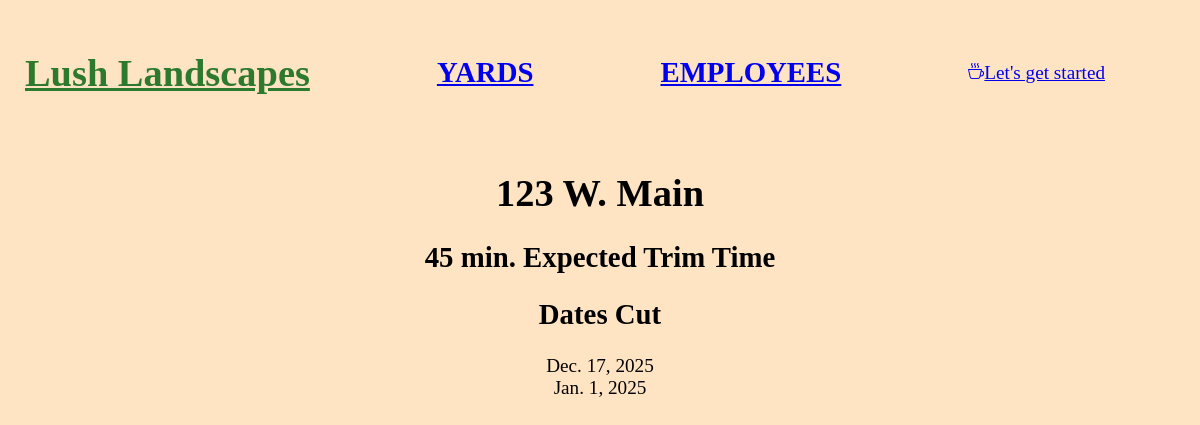
Screenshot of /yard/1/ with the database file from the repository.
### tracker/models.py (models this page shows, shortened)
class Yard(models.Model):
    address = models.CharField(max_length=150)
    time = models.IntegerField(default=60)

class WorkDay(models.Model):
    date = models.DateField(primary_key=True)
    staff = models.ManyToManyField(Employee, related_name='work_day')
    yards_cut = models.ManyToManyField(Yard, related_name='work_day')

### tracker/views.py (the view)
# urls.py: path('yard/<int:pk>/', views.yard_detail, name='yard_detail'),
def yard_detail(request, pk):
    yard = get_object_or_404(Yard, pk=pk)
    workdays = yard.work_day.order_by('-date')
    return render(request, 'tracker/yard_detail.html', {'yard': yard, 'work_day': workdays})

### tracker/templates/tracker/yard_detail.html
{% extends 'tracker/core.html' %}
{% block content %}
    <body class="detail-page">
        <h1>{{yard.address}}</h1>
        <h2>{{yard.time}} min. Expected Trim Time</h2>
        <div class="yard-cut-days">
            <h2>Dates Cut</h2>
            {% for day in work_day %}
                <div>{{day.date}}</div>
            {% empty %}
                <p>This is a new yard!</p>
            {% endfor %}
        </div>
    </body>
{% endblock %}

### tracker/static/tracker/css/tracker.css (style rules this page uses)
html { background-color: bisque; font-size: larger; }
.detail-page { text-align: center; margin: auto; }

### rows the page displays
Yard: address "123 W. Main", time "45"
WorkDay: date "Dec. 17, 2025"
WorkDay: date "Jan. 1, 2025"
